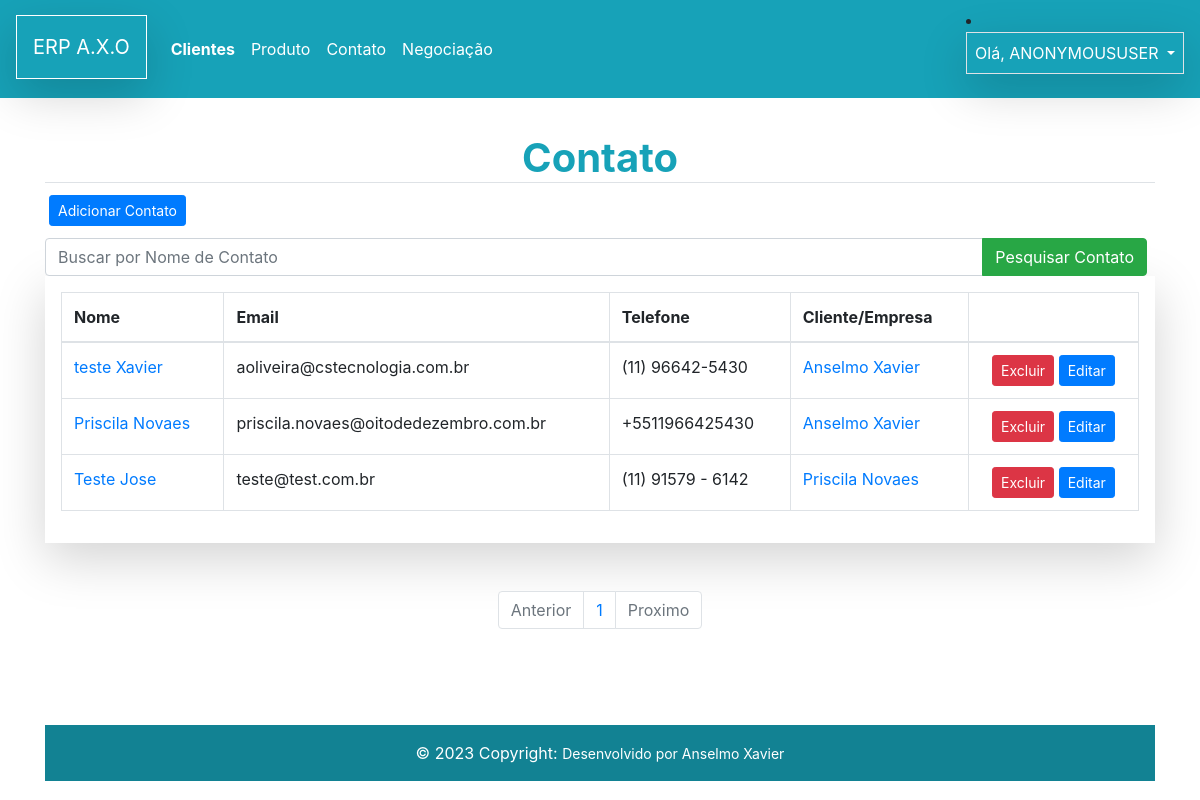
The page /customer/contato_list/ on the database as committed earlier.
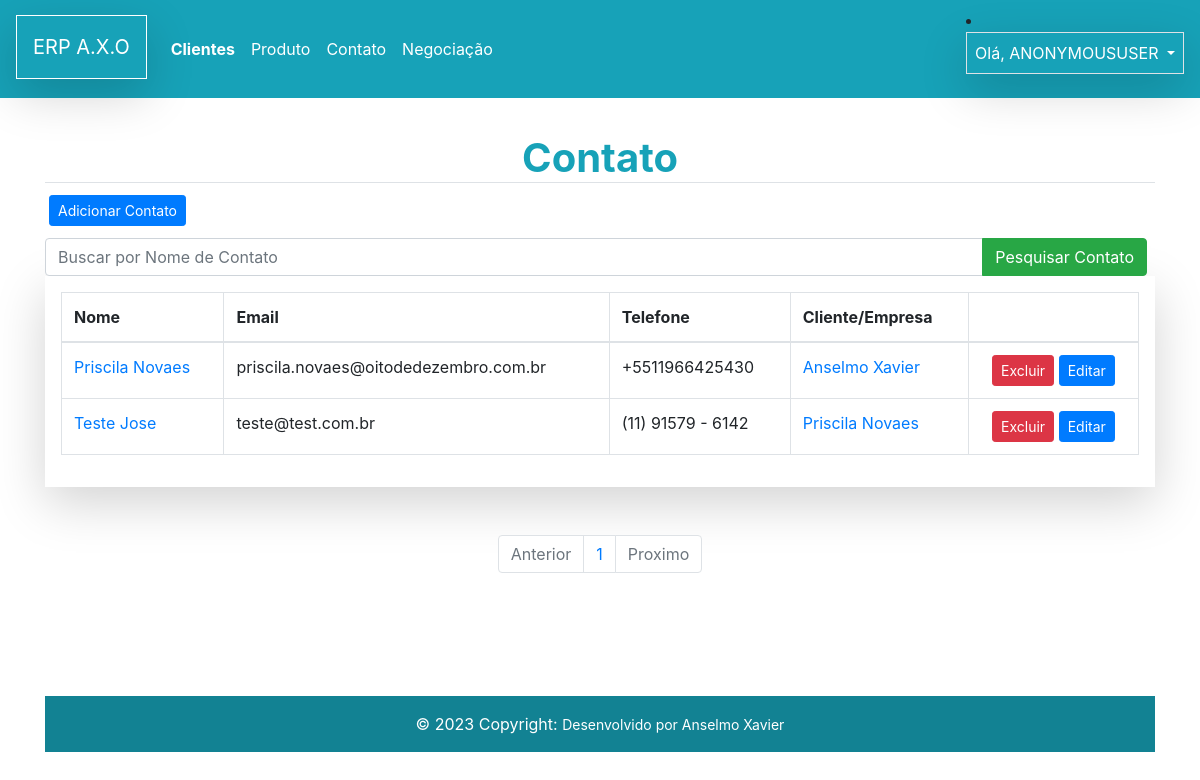
The same page on the database as committed later.
### customer/models.py (models this page shows, shortened)
class Contato (models.Model):
    first_name = models.CharField(max_length=50)
    last_name = models.CharField(max_length=50, blank=True)
    phone = models.CharField(max_length=50)
    email = models.EmailField(max_length=254, blank=True)
    create_date = models.DateTimeField(default=timezone.now)
    description = models.TextField(blank=True)
    show = models.BooleanField(default=True)
    create_date = models.DateTimeField(auto_now_add=True)
    update_date = models.DateTimeField(auto_now=True)
    cliente = models.ForeignKey(
        Customer, on_delete=models.SET_NULL, blank=True, null=True
    )
    def get_full_contato(self):
        return f'{self.first_name} {self.last_name}'
    class Meta:
        db_table = "contato"

class Customer(models.Model):
    first_name = models.CharField( max_length=30)
    last_name = models.CharField( max_length=50)
    email = models.EmailField()
    bird_date = models.DateField()
    area_code = models.CharField(max_length=3)
    phone_number = models.CharField(max_length=9)
    country = models.CharField(max_length=30)
    state = models.CharField(max_length=30)
    city = models.CharField(max_length=30)
    create_date = models.DateTimeField(auto_now_add=True)
    update_date = models.DateTimeField(auto_now=True)
    active = models.BooleanField(default=True)
    def __str__(self):
        return f'{self.first_name} {self.last_name}'
    def get_absolute_url(self):
        return reverse("customer:update", kwargs={"id": self.id})
    class Meta:
        db_table = "customer"

### customer/views.py (the view)
# urls.py: path('contato_list/', ListContato.as_view(), name='contato_list'),
class ListContato(ListView):
    template_name = "customer/contato_list.html"
    paginate_by = 10
    model = Contato
    context_object_name = 'contatos'
    def get_queryset(self):
        retorno_pesquisa = self.request.GET.get('pesquisa_name')
        if retorno_pesquisa:
            contatos = self.model.objects.filter(
               Q(first_name__icontains=retorno_pesquisa) |
               Q(last_name__icontains=retorno_pesquisa)
               )
        else:
            contatos = self.model.objects.all()
        return contatos

### customer/templates/customer/contato_list.html (shortened to what this page needs)
{% extends "model-page.html" %}
{% block content %}
  <h1 class='text-center text-info border-bottom'><strong>Contato</strong></h1>
  <div class="d-grid gap-3 p-1 d-md-flex justify-content-md-start ">
  <a href='{% url "customer:contato_create" %}'>
  <button class="btn btn-primary btn-sm" type="button">Adicionar Contato</button>
  </a>
</div>
<form>
<div class="input-group mt-2">
  <input type="text" name='pesquisa_name' class="form-control" placeholder="Buscar por Nome de Contato">
  <div class="input-group-append mr-2">
    <button class="btn btn-success btn" type="submit">Pesquisar Contato</button>
  </div>
</div>
</form>
<div class="table-responsive shadow-lg p-3 mb-5  ">
<table class="table  table-hover table-bordered ">
  <thead>
    <tr>
      <th scope="col">Nome</th>
      <th scope="col">Email</th>
      <th scope="col">Telefone</th>
      <th scope="col">Cliente/Empresa</th>
      <th scope="col"></th>
    </tr>
  </thead>
  <tbody>
   {% for contato in contatos %}
    <tr class="bg-Secondary">
      <td><a href='{{ contato.get_absolute_url }}'>{{ contato.get_full_contato }}</a></td>
      <td >{{ contato.email}}</td>
      <td>{{ contato.phone}}</td>
      <td class='text-info' ><a href='{{ contato.cliente.get_absolute_url }}'>{{ contato.cliente }}</a></td>
        <td class='text-center'>
          <button type="button" class="btn btn-sm btn-danger" data-toggle="modal" data-target="#modal{{ contato.id }}" >Excluir</button>
              <a href='{% url "customer:contato_update" contato.id %} '>
            <button type="button" class="btn btn-sm btn-primary">Editar</button></a>
          </td>
    </tr>
    {% endfor %}
  </tbody>
</table>
</div>
{% include "paginacao.html" %}
{% endblock  %}

Rows that differ between the two databases and show on the page:
removed Contato: get_full_contato "teste Xavier", email "aoliveira@cstecnologia.com.br", phone "(11) 96642-5430", cliente "Anselmo Xavier"
